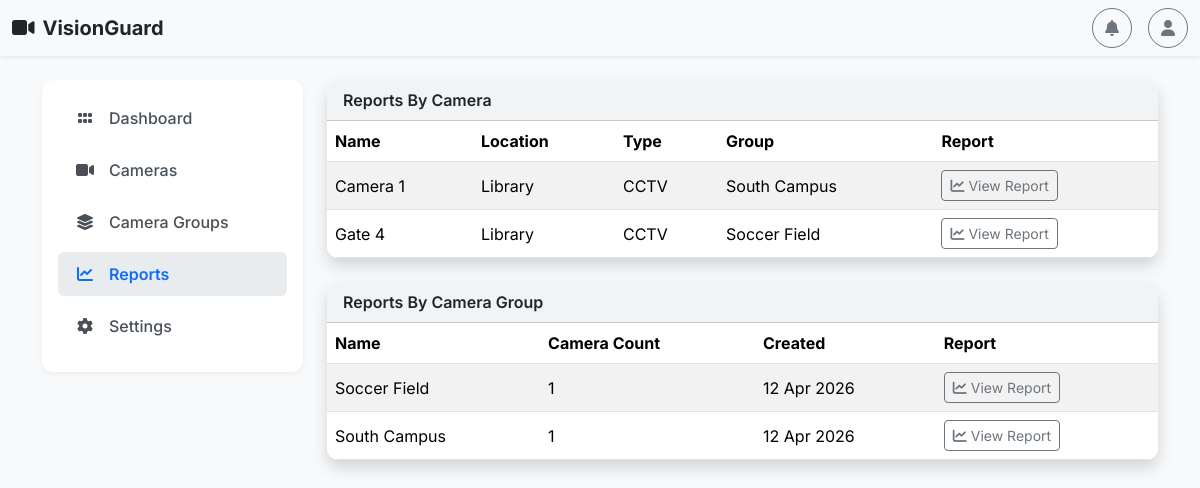
Screenshot of /reports (signed in) with the database file from the repository.
### frontend/app.py (models this page shows)
class Camera(db.Model):
    __tablename__ = "camera"
    id = db.Column(db.Integer, primary_key=True)
    number = db.Column(db.Integer, autoincrement=True)
    location = db.Column(db.String(100), nullable=False)
    area = db.Column(db.String(100), nullable=False, default="")
    name = db.Column(db.String(100), nullable=False)
    type = db.Column(db.String(50), nullable=False)
    status = db.Column(db.String(20), default="Active")
    group_id = db.Column(db.Integer, db.ForeignKey("camera_group.id"), nullable=True)

class CameraGroup(db.Model):
    __tablename__ = "camera_group"
    id = db.Column(db.Integer, primary_key=True)
    name = db.Column(db.String(100), unique=True, nullable=False)
    description = db.Column(db.String(255), nullable=True)
    created_at = db.Column(db.DateTime, default=datetime.utcnow, nullable=False)
    cameras = db.relationship("Camera", backref="group", lazy=True)

### frontend/app.py (the view)
@app.route("/reports")
@login_required
def reports():
    cameras = Camera.query.order_by(Camera.location.asc(), Camera.name.asc()).all()
    groups = CameraGroup.query.order_by(CameraGroup.name.asc()).all()
    return render_template(
        "reports.html",
        active="reports",
        cameras=cameras,
        groups=groups,
    )

### frontend/app.py (called while the page is built)
@login_manager.user_loader
def load_user(user_id):
    return User.query.get(int(user_id))

### frontend/templates/reports.html (shortened to what this page needs)
{% extends "layout.html" %}
{% block content %}
<div class="card shadow mb-4">
  <div class="card-header">Reports By Camera</div>
  <div class="card-body p-0">
    <div class="table-responsive">
      <table class="table table-striped align-middle mb-0">
        <thead>
          <tr>
            <th>Name</th>
            <th>Location</th>
            <th>Type</th>
            <th>Group</th>
            <th>Report</th>
          </tr>
        </thead>
        <tbody>
          {% for camera in cameras %}
          <tr>
            <td>{{ camera.name }}</td>
            <td>{{ camera.location }}</td>
            <td>{{ camera.type }}</td>
            <td>{{ camera.group.name if camera.group else 'Ungrouped' }}</td>
            <td>
              <a class="btn btn-outline-secondary btn-sm" href="{{ url_for('camera_report_detail', camera_id=camera.id) }}">
                <i class="fa-solid fa-chart-line me-1"></i>View Report
              </a>
            </td>
          </tr>
          {% endfor %}
        </tbody>
      </table>
    </div>
  </div>
</div>
<div class="card shadow">
  <div class="card-header">Reports By Camera Group</div>
  <div class="card-body p-0">
    <div class="table-responsive">
      <table class="table table-striped align-middle mb-0">
        <thead>
          <tr>
            <th>Name</th>
            <th>Camera Count</th>
            <th>Created</th>
            <th>Report</th>
          </tr>
        </thead>
        <tbody>
          {% for group in groups %}
          <tr>
            <td>{{ group.name }}</td>
            <td>{{ group.cameras|length }}</td>
            <td>{{ group.created_at.strftime("%d %b %Y") }}</td>
            <td>
              <a class="btn btn-outline-secondary btn-sm" href="{{ url_for('group_report_detail', group_id=group.id) }}">
                <i class="fa-solid fa-chart-line me-1"></i>View Report
              </a>
            </td>
          </tr>
          {% endfor %}
        </tbody>
      </table>
    </div>
  </div>
</div>
{% endblock %}

### frontend/templates/layout.html (shortened to what this page needs)
<!doctype html>
<html lang="en">
<head>
  <link href="https://cdn.jsdelivr.net/npm/bootstrap@5.3.2/dist/css/bootstrap.min.css" rel="stylesheet">
  <link rel="stylesheet" href="https://cdnjs.cloudflare.com/ajax/libs/font-awesome/6.6.0/css/all.min.css">
  <link rel="stylesheet" href="https://cdn.datatables.net/1.13.6/css/dataTables.bootstrap5.min.css">
  <link rel="stylesheet" href="https://cdn.datatables.net/rowreorder/1.4.0/css/rowReorder.bootstrap5.min.css">
</head>
<body>
  <nav class="navbar navbar-expand-lg navbar-light"
    style="background-color: #f8f9fa; box-shadow: 0 1px 4px rgba(0,0,0,0.1);">
    <div class="container-fluid">
      <a class="navbar-brand fw-bold text-dark" href="{{ url_for('dashboard') }}">
        <i class="fa-solid fa-video me-2"></i>VisionGuard
      </a>
      <div class="d-flex align-items-center ms-auto">
        <div class="position-relative d-inline-block me-3">
          <button id="notifBell" class="btn btn-outline-secondary rounded-circle" data-bs-toggle="offcanvas"
            data-bs-target="#notificationsOffcanvas"
            style="width: 40px; height: 40px; display: flex; align-items: center; justify-content: center;">
            <i class="fa-solid fa-bell"></i>
          </button>
        </div>
        <div class="dropdown">
          <button class="btn btn-outline-secondary rounded-circle tooltip-btn" type="button" id="userDropdown"
            data-bs-toggle="dropdown" aria-expanded="false" title="Profile"
            style="width: 40px; height: 40px; display: flex; align-items: center; justify-content: center;">
            <i class="fa-solid fa-user"></i>
          </button>
        </div>
      </div>
    </div>
  </nav>
  <div class="container py-4">
    <div class="row g-4">
      <div class="col-md-3">
        <div class="sidebar">
          <ul class="nav flex-column">
            <li class="nav-item">
              <a class="nav-link {% if active == 'dashboard' %}active{% endif %}" href="{{ url_for('dashboard') }}">
                <span class="icon"><i class="fa-solid fa-grip"></i></span> Dashboard
              </a>
            </li>
            <li class="nav-item">
              <a class="nav-link {% if active == 'cameras' %}active{% endif %}" href="{{ url_for('cameras') }}">
                <span class="icon"><i class="fa-solid fa-video"></i></span> Cameras
              </a>
            </li>
            <li class="nav-item">
              <a class="nav-link {% if active == 'camera-groups' %}active{% endif %}" href="{{ url_for('camera_groups') }}">
                <span class="icon"><i class="fa-solid fa-layer-group"></i></span> Camera Groups
              </a>
            </li>
            <li class="nav-item">
              <a class="nav-link {% if active == 'reports' %}active{% endif %}" href="{{ url_for('reports') }}">
                <span class="icon"><i class="fa-solid fa-chart-line"></i></span> Reports
              </a>
            </li>
            <li class="nav-item">
              <a class="nav-link {% if active == 'settings' %}active{% endif %}" href="{{ url_for('settings') }}">
                <span class="icon"><i class="fa-solid fa-gear"></i></span> Settings
              </a>
            </li>
          </ul>
        </div>
      </div>
      <div class="col-md-9">
        {% block content %}{% endblock %}
      </div>
    </div>
  </div>
</body>
</html>

### frontend/templates/layout.html (style rules this page uses)
body { background-color: #f8f9fa; font-family: 'Inter', sans-serif; }
.navbar { box-shadow: 0 2px 6px rgba(0, 0, 0, 0.05); }
.sidebar { background-color: #fff; border-radius: 12px; box-shadow: 0 2px 6px rgba(0, 0, 0, 0.05); padding: 1rem; }
.nav-link { color: #495057; border-radius: 6px; padding: 10px 15px; display: flex; align-items: center; margin-bottom: 8px; font-weight: 500; }
.nav-link .icon { width: 24px; text-align: center; margin-right: 12px; }
.nav-link.active, .nav-link:hover { background-color: #e9ecef; color: #0d6efd !important; font-weight: 600; }
.card { border: none; border-radius: 12px; overflow: hidden; }
.card-header { background-color: #f1f3f5; font-weight: 600; display: flex; justify-content: space-between; align-items: center; }

### rows the page displays
Camera: name "Camera 1", location "Library", type "CCTV", group "South Campus"
Camera: name "Gate 4", location "Library", type "CCTV", group "Soccer Field"
CameraGroup: name "Soccer Field", cameras|length "1", created_at "12 Apr 2026"
CameraGroup: name "South Campus", cameras|length "1", created_at "12 Apr 2026"
